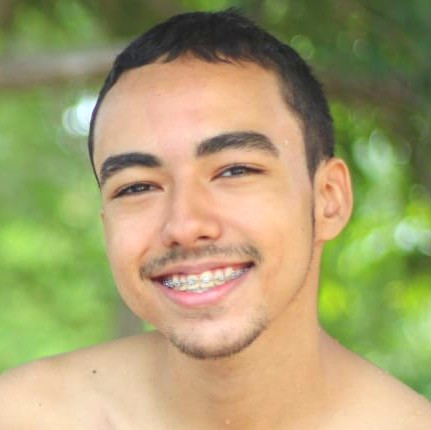
#> input picture visao_computacional/Atividade 07 - Técnicas de realce/entrada.jpg, 431 x 430 px
$ python 1.py
#> lines starting #> are read from the running program, lines starting #| are printed output that depends on the picture
import cv2 as cv
import numpy as np
from matplotlib import pyplot as plt
import math


#------------------- IMAGEM ORIGINAL -------------------
img = cv.imread('entrada.jpg')
#> img is the input picture: shape (430, 431, 3); mean B, G, R 110.9, 159.4, 167.3


#------------------- IMAGEM EM TONS DE CINZA -------------------
imgGray = cv.cvtColor(img, cv.COLOR_RGB2GRAY)
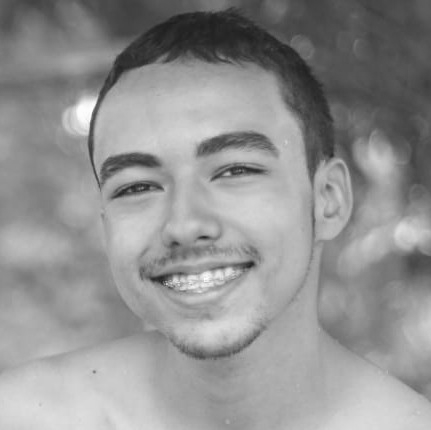
#> imgGray: shape (430, 431); min 29, max 255, mean 145.8


#------------------- NEGATIVO DA IMAGEM -------------------

# negative = cv.bitwise_not(imgGray)
# negative = -imgGray

negative = cv.cvtColor(img, cv.COLOR_RGB2GRAY)
for y in range(0, negative.shape[0]):
  for x in range(0, negative.shape[1]):
    negative[y, x] = 255 - negative[y, x]
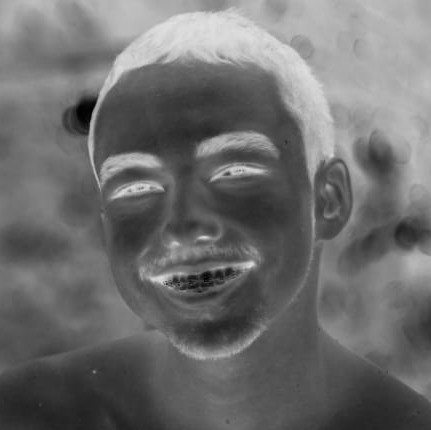
#> negative: shape (430, 431); min 0, max 226, mean 109.2


#------------------- NORMALIZAÇÃO DO CONTRASTE -------------------

contrast = cv.equalizeHist(imgGray)
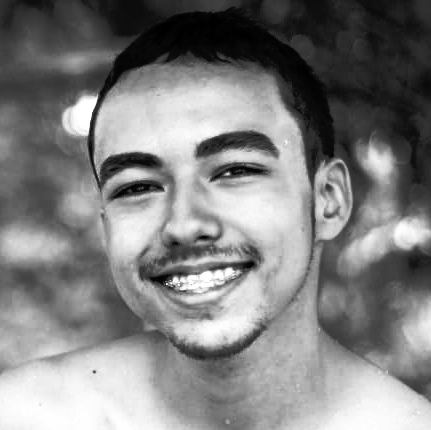
#> contrast: shape (430, 431); min 0, max 255, mean 128.4

# [11 lines of commented-out code are left out]

gamma = cv.cvtColor(img, cv.COLOR_RGB2GRAY)
c = 3
y_value = 0.8
for y in range(0, gamma.shape[0]):
  for x in range(0, gamma.shape[1]):
    gamma[y, x] = c * gamma[y, x] ** y_value


#------------------- REALCE LOGARÍTIMICO-------------------

realce = cv.cvtColor(img, cv.COLOR_RGB2GRAY)
for y in range(0, realce.shape[0]):
  for x in range(0, realce.shape[1]):
    realce[y, x] = (255/(math.log(255, 10))) * (math.log(realce[y, x] + 1, 10))
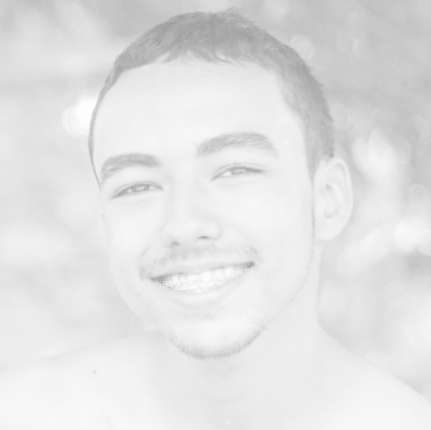
#> realce: shape (430, 431); min 156, max 255, mean 226.3

cv.imshow('Original', img)
cv.imshow('Gray', imgGray)
cv.imshow('Negative', negative)
cv.imshow('contrast', contrast)
cv.imshow('gamma', gamma)
cv.imshow('realce', realce)

cv.waitKey()
